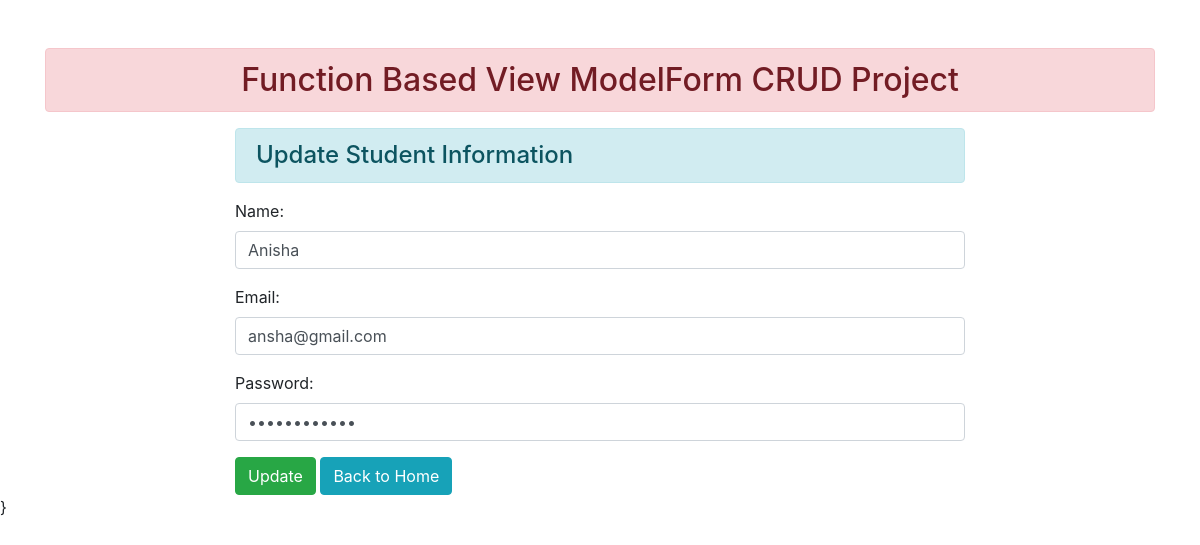
/update/3/, run on an earlier commit of the app's database.
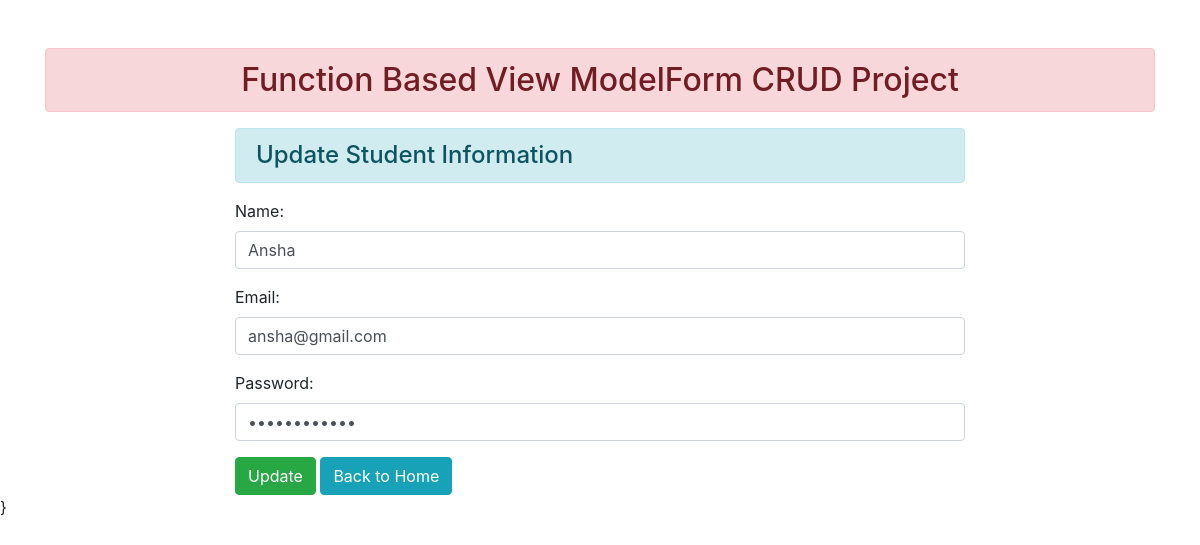
And on a later commit of the database.
### enroll/models.py (models this page shows)
class User(models.Model):
    name = models.CharField(max_length=70)
    email = models.CharField(max_length=100)
    password = models.CharField(max_length=100)

### enroll/views.py (the view)
# urls.py: path('update/<int:id>/', views.update_data, name="updatedata")
def update_data(request, id):
    if request.method == 'POST':
        pi = User.objects.get(pk=id)
        fm = StudentRegistration(request.POST, instance=pi)
        if fm.is_valid():
            fm.save()
    else:
        pi = User.objects.get(pk=id)
        fm = StudentRegistration(instance=pi)
    return render(request, 'enroll/updatestudent.html', {'form': fm})

### enroll/forms.py
class StudentRegistration(forms.ModelForm):
    class Meta:
        model = User
        fields = ['name', 'email', 'password']
        widgets = {
            'name': forms.TextInput(attrs={'class':'form-control'}),
            'email': forms.EmailInput(attrs={'class': 'form-control'}),
            'password': forms.PasswordInput(render_value= True, attrs={'class': 'form-control'})
        }

### templates/enroll/updatestudent.html (shortened to what this page needs)
{% extends 'enroll/base.html' %}
{% block content %}
    <div class="row">
        <div class="col-sm-8 offset-2">
            <h4 class="alert alert-info"> Update Student Information</h4>
            <form action="" method="post">
            {{form.as_p}}
            <input type="submit" class="btn btn-success" value="Update">
            <a href="{% url 'addandshow' %}" class="btn btn-info"> Back to Home </a>
            </form>
        </div>
    </div>
{% endblock content %}

What changed in the data, as far as the page shows it:
changed User "ansha@gmail.com": name "Anisha" → "Ansha"
